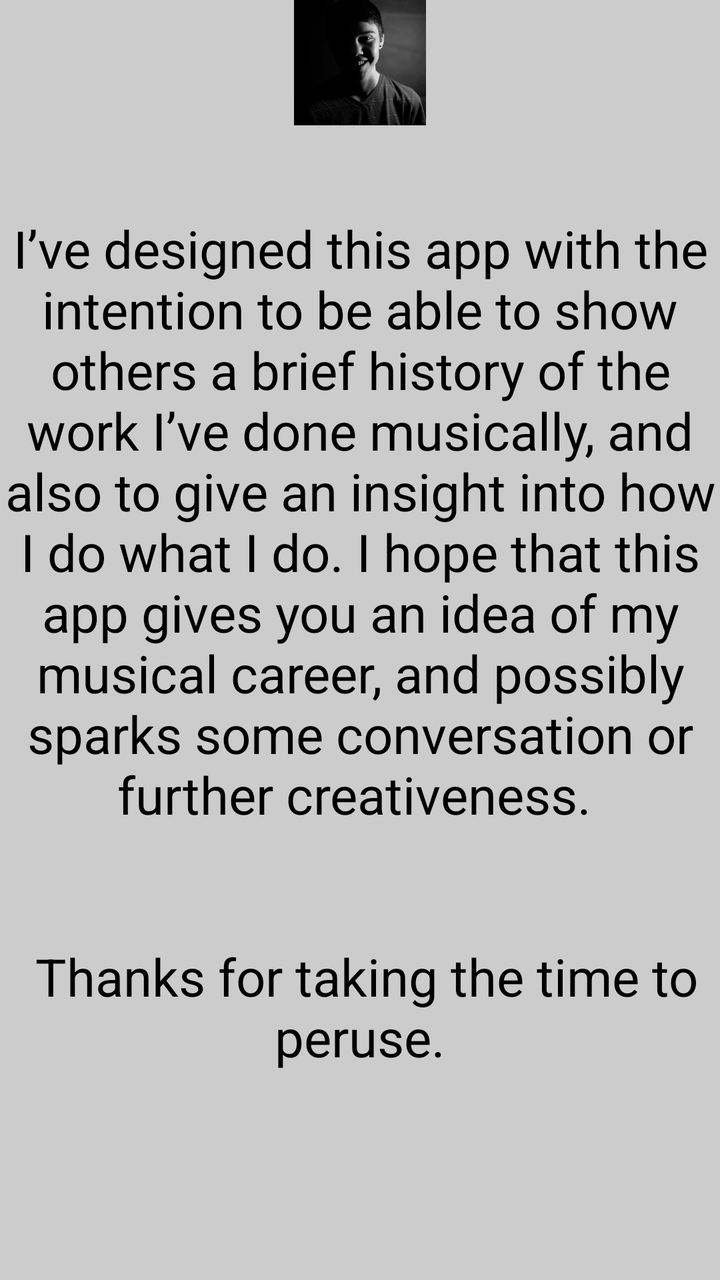
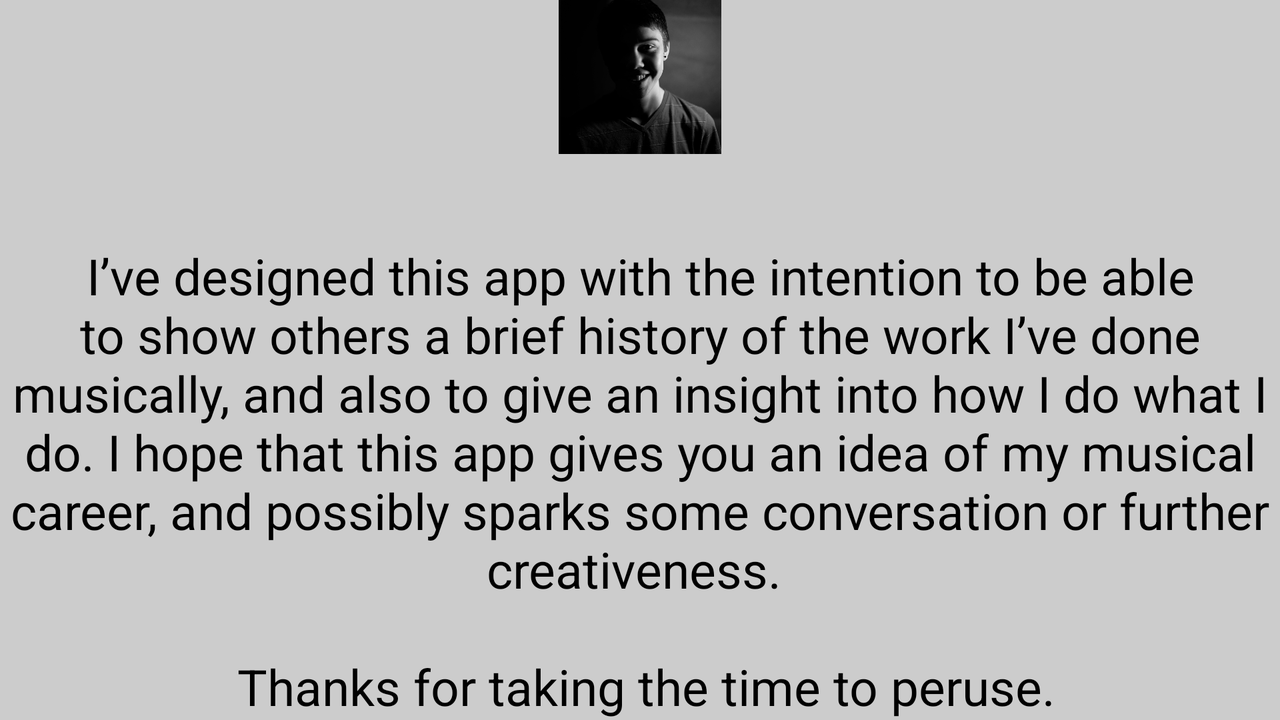

Compare how this app lays out the same screen by default and in its alternative resource folder. The renders come first, then the two layout files and the values they reference.
<!-- AndroidManifest.xml: application theme AppTheme -->
<!-- res/layout/content_help.xml -->
<?xml version="1.0" encoding="utf-8"?>
<RelativeLayout xmlns:android="http://schemas.android.com/apk/res/android"
    xmlns:app="http://schemas.android.com/apk/res-auto"
    xmlns:tools="http://schemas.android.com/tools"
    android:layout_width="match_parent"
    android:layout_height="match_parent"
    android:paddingBottom="@dimen/activity_vertical_margin"
    android:paddingLeft="@dimen/activity_horizontal_margin"
    android:paddingRight="@dimen/activity_horizontal_margin"
    android:paddingTop="@dimen/activity_vertical_margin"
    app:layout_behavior="@string/appbar_scrolling_view_behavior"
    tools:context="com.jonschold.fragmentlayout.HelpActivity"
    tools:showIn="@layout/activity_help"
    android:background="@color/mainGray">

    <TextView
        android:layout_width="wrap_content"
        android:layout_height="wrap_content"
        android:text="I’ve designed this app with the intention to be able to show others a brief history of the work I’ve done musically, and also to give an insight into how I do what I do. I hope that this app gives you an idea of my musical career, and possibly sparks some conversation or further creativeness. \n\n\n  Thanks for taking the time to peruse."
        android:id="@+id/aboutTXT"
        android:textSize="26sp"
        android:textColor="#000000"
        android:gravity="center_vertical|center_horizontal"
        android:layout_marginBottom="104dp"
        android:layout_alignParentBottom="true"
        android:layout_alignParentLeft="true"
        android:layout_alignParentStart="true" />

    <ImageView
        android:layout_width="wrap_content"
        android:layout_height="wrap_content"
        android:id="@+id/imageView2"
        android:layout_marginBottom="44dp"
        android:src="@drawable/face_photo"
        android:layout_above="@+id/aboutTXT"
        android:layout_alignParentLeft="true"
        android:layout_alignParentStart="true" />

</RelativeLayout>
<!-- res/layout/activity_help.xml (included above) -->
<?xml version="1.0" encoding="utf-8"?>
<android.support.design.widget.CoordinatorLayout xmlns:android="http://schemas.android.com/apk/res/android"
    xmlns:app="http://schemas.android.com/apk/res-auto"
    xmlns:tools="http://schemas.android.com/tools"
    android:layout_width="match_parent"
    android:layout_height="match_parent"
    android:fitsSystemWindows="true"
    tools:context="com.jonschold.fragmentlayout.HelpActivity">

    <android.support.design.widget.AppBarLayout
        android:layout_width="match_parent"
        android:layout_height="wrap_content"
        android:theme="@style/AppTheme.AppBarOverlay"
        android:background="@color/darkGray">

    </android.support.design.widget.AppBarLayout>

    <include layout="@layout/content_help" />

</android.support.design.widget.CoordinatorLayout>
<!-- resources referenced by this layout -->
<resources>
  <color name="darkGray">#808080</color>
  <color name="mainGray">#cccccc</color>
  <!-- drawable face_photo: jpg bitmap (drawable, 169357 bytes) -->
  <style name="AppTheme.AppBarOverlay" parent="ThemeOverlay.AppCompat.Dark.ActionBar" />
  <style name="AppTheme" parent="Theme.AppCompat.Light.DarkActionBar">
          
          <item name="colorPrimary">@color/mainGray</item>
          <item name="colorPrimaryDark">@color/darkestGray</item>
          <item name="colorAccent">@color/colorAccent</item>
      </style>
  <color name="darkestGray">#4c4c4c</color>
  <color name="colorAccent">#FF4081</color>
</resources>
<!-- res/layout-land/content_help.xml (the repository's variant of the layout above) -->
<!-- drawn on the phone turned sideways -->
<?xml version="1.0" encoding="utf-8"?>
<RelativeLayout xmlns:android="http://schemas.android.com/apk/res/android"
    xmlns:app="http://schemas.android.com/apk/res-auto"
    xmlns:tools="http://schemas.android.com/tools"
    android:layout_width="match_parent"
    android:layout_height="match_parent"
    android:paddingBottom="@dimen/activity_vertical_margin"
    android:paddingLeft="@dimen/activity_horizontal_margin"
    android:paddingRight="@dimen/activity_horizontal_margin"
    android:paddingTop="@dimen/activity_vertical_margin"
    app:layout_behavior="@string/appbar_scrolling_view_behavior"
    tools:context="com.jonschold.fragmentlayout.HelpActivity"
    tools:showIn="@layout/activity_help"
    android:background="@color/mainGray">

    <TextView
        android:layout_width="wrap_content"
        android:layout_height="wrap_content"
        android:text="I’ve designed this app with the intention to be able to show others a brief history of the work I’ve done musically, and also to give an insight into how I do what I do. I hope that this app gives you an idea of my musical career, and possibly sparks some conversation or further creativeness. \n\n  Thanks for taking the time to peruse."
        android:id="@+id/aboutTXT"
        android:textSize="25sp"
        android:textColor="#000000"
        android:gravity="center_vertical|center_horizontal"
        android:layout_alignParentBottom="true"
        android:layout_alignParentRight="true"
        android:layout_alignParentEnd="true" />

    <ImageView
        android:layout_width="wrap_content"
        android:layout_height="wrap_content"
        android:id="@+id/imageView2"
        android:layout_marginBottom="44dp"
        android:src="@drawable/face_photo"
        android:layout_above="@+id/aboutTXT"
        android:layout_alignParentLeft="true"
        android:layout_alignParentStart="true" />

</RelativeLayout>
<!-- res/layout/content_help.xml (included above) -->
<?xml version="1.0" encoding="utf-8"?>
<RelativeLayout xmlns:android="http://schemas.android.com/apk/res/android"
    xmlns:app="http://schemas.android.com/apk/res-auto"
    xmlns:tools="http://schemas.android.com/tools"
    android:layout_width="match_parent"
    android:layout_height="match_parent"
    android:paddingBottom="@dimen/activity_vertical_margin"
    android:paddingLeft="@dimen/activity_horizontal_margin"
    android:paddingRight="@dimen/activity_horizontal_margin"
    android:paddingTop="@dimen/activity_vertical_margin"
    app:layout_behavior="@string/appbar_scrolling_view_behavior"
    tools:context="com.jonschold.fragmentlayout.HelpActivity"
    tools:showIn="@layout/activity_help"
    android:background="@color/mainGray">

    <TextView
        android:layout_width="wrap_content"
        android:layout_height="wrap_content"
        android:text="I’ve designed this app with the intention to be able to show others a brief history of the work I’ve done musically, and also to give an insight into how I do what I do. I hope that this app gives you an idea of my musical career, and possibly sparks some conversation or further creativeness. \n\n\n  Thanks for taking the time to peruse."
        android:id="@+id/aboutTXT"
        android:textSize="26sp"
        android:textColor="#000000"
        android:gravity="center_vertical|center_horizontal"
        android:layout_marginBottom="104dp"
        android:layout_alignParentBottom="true"
        android:layout_alignParentLeft="true"
        android:layout_alignParentStart="true" />

    <ImageView
        android:layout_width="wrap_content"
        android:layout_height="wrap_content"
        android:id="@+id/imageView2"
        android:layout_marginBottom="44dp"
        android:src="@drawable/face_photo"
        android:layout_above="@+id/aboutTXT"
        android:layout_alignParentLeft="true"
        android:layout_alignParentStart="true" />

</RelativeLayout>
